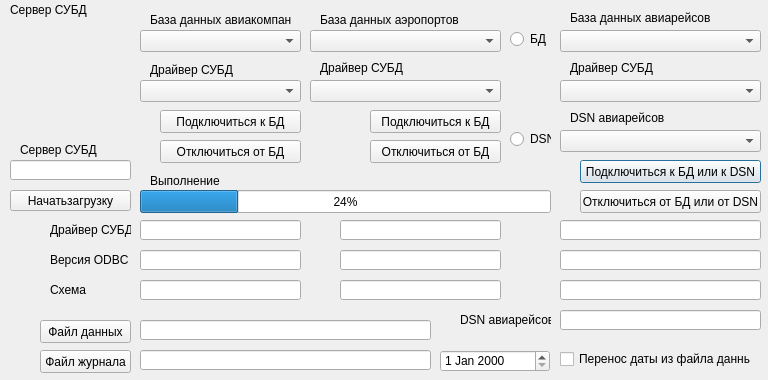
<?xml version="1.0" encoding="UTF-8"?>
<ui version="4.0">
 <class>Dialog</class>
 <widget class="QDialog" name="Dialog">
  <property name="geometry">
   <rect>
    <x>0</x>
    <y>0</y>
    <width>768</width>
    <height>380</height>
   </rect>
  </property>
  <property name="windowTitle">
   <string>Dialog</string>
  </property>
  <widget class="QLabel" name="label_12">
   <property name="geometry">
    <rect>
     <x>50</x>
     <y>220</y>
     <width>81</width>
     <height>20</height>
    </rect>
   </property>
   <property name="text">
    <string>Драйвер СУБД</string>
   </property>
  </widget>
  <widget class="QLineEdit" name="lineEdit_DSN_FN">
   <property name="geometry">
    <rect>
     <x>560</x>
     <y>310</y>
     <width>201</width>
     <height>20</height>
    </rect>
   </property>
  </widget>
  <widget class="QLineEdit" name="lineEdit_ODBCversion_FN">
   <property name="geometry">
    <rect>
     <x>560</x>
     <y>250</y>
     <width>201</width>
     <height>20</height>
    </rect>
   </property>
  </widget>
  <widget class="QLabel" name="label_16">
   <property name="geometry">
    <rect>
     <x>570</x>
     <y>60</y>
     <width>181</width>
     <height>16</height>
    </rect>
   </property>
   <property name="text">
    <string>Драйвер СУБД</string>
   </property>
  </widget>
  <widget class="QLabel" name="label_11">
   <property name="geometry">
    <rect>
     <x>20</x>
     <y>140</y>
     <width>81</width>
     <height>20</height>
    </rect>
   </property>
   <property name="layoutDirection">
    <enum>Qt::LeftToRight</enum>
   </property>
   <property name="text">
    <string>Сервер СУБД</string>
   </property>
  </widget>
  <widget class="QComboBox" name="comboBox_DSN_FN">
   <property name="geometry">
    <rect>
     <x>560</x>
     <y>130</y>
     <width>201</width>
     <height>22</height>
    </rect>
   </property>
  </widget>
  <widget class="QLabel" name="label_9">
   <property name="geometry">
    <rect>
     <x>570</x>
     <y>110</y>
     <width>181</width>
     <height>16</height>
    </rect>
   </property>
   <property name="text">
    <string>DSN авиарейсов</string>
   </property>
  </widget>
  <widget class="QPushButton" name="pushButton_Connect_FN">
   <property name="geometry">
    <rect>
     <x>580</x>
     <y>160</y>
     <width>181</width>
     <height>23</height>
    </rect>
   </property>
   <property name="text">
    <string>Подключиться к БД или к DSN</string>
   </property>
  </widget>
  <widget class="QLineEdit" name="lineEdit_Driver_FN">
   <property name="geometry">
    <rect>
     <x>560</x>
     <y>220</y>
     <width>201</width>
     <height>20</height>
    </rect>
   </property>
  </widget>
  <widget class="QLineEdit" name="lineEdit_Schema_FN">
   <property name="geometry">
    <rect>
     <x>560</x>
     <y>280</y>
     <width>201</width>
     <height>20</height>
    </rect>
   </property>
  </widget>
  <widget class="QLabel" name="label_14">
   <property name="geometry">
    <rect>
     <x>50</x>
     <y>250</y>
     <width>81</width>
     <height>20</height>
    </rect>
   </property>
   <property name="text">
    <string>Версия ODBC</string>
   </property>
  </widget>
  <widget class="QComboBox" name="comboBox_DB_FN">
   <property name="geometry">
    <rect>
     <x>560</x>
     <y>30</y>
     <width>201</width>
     <height>22</height>
    </rect>
   </property>
  </widget>
  <widget class="QComboBox" name="comboBox_Driver_FN">
   <property name="geometry">
    <rect>
     <x>560</x>
     <y>80</y>
     <width>201</width>
     <height>22</height>
    </rect>
   </property>
  </widget>
  <widget class="QLabel" name="label_8">
   <property name="geometry">
    <rect>
     <x>570</x>
     <y>10</y>
     <width>181</width>
     <height>16</height>
    </rect>
   </property>
   <property name="text">
    <string>База данных авиарейсов</string>
   </property>
  </widget>
  <widget class="QLabel" name="label_15">
   <property name="geometry">
    <rect>
     <x>50</x>
     <y>280</y>
     <width>81</width>
     <height>20</height>
    </rect>
   </property>
   <property name="text">
    <string>Схема</string>
   </property>
  </widget>
  <widget class="QPushButton" name="pushButton_Disconnect_FN">
   <property name="geometry">
    <rect>
     <x>580</x>
     <y>190</y>
     <width>181</width>
     <height>23</height>
    </rect>
   </property>
   <property name="text">
    <string>Отключиться от БД или от DSN</string>
   </property>
  </widget>
  <widget class="QPushButton" name="pushButton_GetStarted">
   <property name="geometry">
    <rect>
     <x>10</x>
     <y>190</y>
     <width>121</width>
     <height>21</height>
    </rect>
   </property>
   <property name="text">
    <string>Начатьзагрузку</string>
   </property>
  </widget>
  <widget class="QPushButton" name="pushButton_ChooseTXTFile">
   <property name="geometry">
    <rect>
     <x>40</x>
     <y>350</y>
     <width>91</width>
     <height>23</height>
    </rect>
   </property>
   <property name="text">
    <string>Файл журнала</string>
   </property>
  </widget>
  <widget class="QLineEdit" name="lineEdit_TXTFile">
   <property name="geometry">
    <rect>
     <x>140</x>
     <y>350</y>
     <width>291</width>
     <height>20</height>
    </rect>
   </property>
   <property name="readOnly">
    <bool>false</bool>
   </property>
  </widget>
  <widget class="QLineEdit" name="lineEdit_CSVFile">
   <property name="geometry">
    <rect>
     <x>140</x>
     <y>320</y>
     <width>291</width>
     <height>20</height>
    </rect>
   </property>
   <property name="readOnly">
    <bool>false</bool>
   </property>
  </widget>
  <widget class="QPushButton" name="pushButton_ChooseCSVFile">
   <property name="geometry">
    <rect>
     <x>40</x>
     <y>320</y>
     <width>91</width>
     <height>23</height>
    </rect>
   </property>
   <property name="text">
    <string>Файл данных</string>
   </property>
  </widget>
  <widget class="QComboBox" name="comboBox_Driver_RT">
   <property name="geometry">
    <rect>
     <x>310</x>
     <y>80</y>
     <width>191</width>
     <height>22</height>
    </rect>
   </property>
  </widget>
  <widget class="QLabel" name="label_18">
   <property name="geometry">
    <rect>
     <x>320</x>
     <y>10</y>
     <width>171</width>
     <height>20</height>
    </rect>
   </property>
   <property name="text">
    <string>База данных аэропортов</string>
   </property>
  </widget>
  <widget class="QComboBox" name="comboBox_DB_RT">
   <property name="geometry">
    <rect>
     <x>310</x>
     <y>30</y>
     <width>191</width>
     <height>22</height>
    </rect>
   </property>
  </widget>
  <widget class="QLabel" name="label_19">
   <property name="geometry">
    <rect>
     <x>320</x>
     <y>60</y>
     <width>111</width>
     <height>16</height>
    </rect>
   </property>
   <property name="text">
    <string>Драйвер СУБД</string>
   </property>
  </widget>
  <widget class="QLineEdit" name="lineEdit_ODBCversion_RT">
   <property name="geometry">
    <rect>
     <x>340</x>
     <y>250</y>
     <width>161</width>
     <height>20</height>
    </rect>
   </property>
  </widget>
  <widget class="QLineEdit" name="lineEdit_Driver_RT">
   <property name="geometry">
    <rect>
     <x>340</x>
     <y>220</y>
     <width>161</width>
     <height>20</height>
    </rect>
   </property>
  </widget>
  <widget class="QLineEdit" name="lineEdit_Schema_RT">
   <property name="geometry">
    <rect>
     <x>340</x>
     <y>280</y>
     <width>161</width>
     <height>20</height>
    </rect>
   </property>
  </widget>
  <widget class="QPushButton" name="pushButton_Disconnect_RT">
   <property name="geometry">
    <rect>
     <x>370</x>
     <y>140</y>
     <width>131</width>
     <height>23</height>
    </rect>
   </property>
   <property name="text">
    <string>Отключиться от БД</string>
   </property>
  </widget>
  <widget class="QPushButton" name="pushButton_Connect_RT">
   <property name="geometry">
    <rect>
     <x>370</x>
     <y>110</y>
     <width>131</width>
     <height>23</height>
    </rect>
   </property>
   <property name="text">
    <string>Подключиться к БД</string>
   </property>
  </widget>
  <widget class="QLabel" name="label_25">
   <property name="geometry">
    <rect>
     <x>0</x>
     <y>20</y>
     <width>131</width>
     <height>121</height>
    </rect>
   </property>
   <property name="text">
    <string/>
   </property>
   <property name="pixmap">
    <pixmap>Значки (Иконки)/2059278.png</pixmap>
   </property>
  </widget>
  <widget class="QLineEdit" name="lineEdit_Schema_AL">
   <property name="geometry">
    <rect>
     <x>140</x>
     <y>280</y>
     <width>161</width>
     <height>20</height>
    </rect>
   </property>
  </widget>
  <widget class="QLineEdit" name="lineEdit_Driver_AL">
   <property name="geometry">
    <rect>
     <x>140</x>
     <y>220</y>
     <width>161</width>
     <height>20</height>
    </rect>
   </property>
  </widget>
  <widget class="QLineEdit" name="lineEdit_ODBCversion_AL">
   <property name="geometry">
    <rect>
     <x>140</x>
     <y>250</y>
     <width>161</width>
     <height>20</height>
    </rect>
   </property>
  </widget>
  <widget class="QComboBox" name="comboBox_DB_AL">
   <property name="geometry">
    <rect>
     <x>140</x>
     <y>30</y>
     <width>161</width>
     <height>22</height>
    </rect>
   </property>
  </widget>
  <widget class="QLabel" name="label_20">
   <property name="geometry">
    <rect>
     <x>150</x>
     <y>60</y>
     <width>141</width>
     <height>20</height>
    </rect>
   </property>
   <property name="text">
    <string>Драйвер СУБД</string>
   </property>
  </widget>
  <widget class="QPushButton" name="pushButton_Disconnect_AL">
   <property name="geometry">
    <rect>
     <x>160</x>
     <y>140</y>
     <width>141</width>
     <height>23</height>
    </rect>
   </property>
   <property name="text">
    <string>Отключиться от БД</string>
   </property>
  </widget>
  <widget class="QComboBox" name="comboBox_Driver_AL">
   <property name="geometry">
    <rect>
     <x>140</x>
     <y>80</y>
     <width>161</width>
     <height>22</height>
    </rect>
   </property>
  </widget>
  <widget class="QPushButton" name="pushButton_Connect_AL">
   <property name="geometry">
    <rect>
     <x>160</x>
     <y>110</y>
     <width>141</width>
     <height>23</height>
    </rect>
   </property>
   <property name="text">
    <string>Подключиться к БД</string>
   </property>
  </widget>
  <widget class="QLineEdit" name="lineEdit_Server">
   <property name="geometry">
    <rect>
     <x>10</x>
     <y>160</y>
     <width>121</width>
     <height>20</height>
    </rect>
   </property>
  </widget>
  <widget class="QLabel" name="label_21">
   <property name="geometry">
    <rect>
     <x>150</x>
     <y>10</y>
     <width>141</width>
     <height>20</height>
    </rect>
   </property>
   <property name="text">
    <string>База данных авиакомпаний</string>
   </property>
  </widget>
  <widget class="QLabel" name="label_28">
   <property name="geometry">
    <rect>
     <x>510</x>
     <y>70</y>
     <width>41</width>
     <height>41</height>
    </rect>
   </property>
   <property name="text">
    <string/>
   </property>
   <property name="pixmap">
    <pixmap>Значки (Иконки)/a_22.ico</pixmap>
   </property>
  </widget>
  <widget class="QLabel" name="label_29">
   <property name="geometry">
    <rect>
     <x>510</x>
     <y>220</y>
     <width>41</width>
     <height>41</height>
    </rect>
   </property>
   <property name="text">
    <string/>
   </property>
   <property name="pixmap">
    <pixmap>Значки (Иконки)/a_23.ico</pixmap>
   </property>
  </widget>
  <widget class="QRadioButton" name="radioButton_DB">
   <property name="geometry">
    <rect>
     <x>510</x>
     <y>30</y>
     <width>41</width>
     <height>18</height>
    </rect>
   </property>
   <property name="text">
    <string>БД</string>
   </property>
  </widget>
  <widget class="QRadioButton" name="radioButton_DSN">
   <property name="geometry">
    <rect>
     <x>510</x>
     <y>130</y>
     <width>41</width>
     <height>18</height>
    </rect>
   </property>
   <property name="text">
    <string>DSN</string>
   </property>
  </widget>
  <widget class="QDateEdit" name="dateEdit_BeginDate">
   <property name="geometry">
    <rect>
     <x>440</x>
     <y>350</y>
     <width>110</width>
     <height>22</height>
    </rect>
   </property>
  </widget>
  <widget class="QLabel" name="label_30">
   <property name="geometry">
    <rect>
     <x>320</x>
     <y>110</y>
     <width>41</width>
     <height>41</height>
    </rect>
   </property>
   <property name="text">
    <string/>
   </property>
   <property name="pixmap">
    <pixmap>Значки (Иконки)/a_21.ico</pixmap>
   </property>
  </widget>
  <widget class="QCheckBox" name="checkBox_SetInputDate">
   <property name="geometry">
    <rect>
     <x>560</x>
     <y>350</y>
     <width>191</width>
     <height>18</height>
    </rect>
   </property>
   <property name="text">
    <string>Перенос даты из файла данных</string>
   </property>
  </widget>
  <widget class="QLabel" name="label_23">
   <property name="geometry">
    <rect>
     <x>150</x>
     <y>170</y>
     <width>81</width>
     <height>21</height>
    </rect>
   </property>
   <property name="text">
    <string>Выполнение</string>
   </property>
  </widget>
  <widget class="QProgressBar" name="progressBar_completion">
   <property name="geometry">
    <rect>
     <x>140</x>
     <y>190</y>
     <width>411</width>
     <height>23</height>
    </rect>
   </property>
   <property name="value">
    <number>24</number>
   </property>
  </widget>
  <widget class="QLabel" name="label_10">
   <property name="geometry">
    <rect>
     <x>460</x>
     <y>310</y>
     <width>91</width>
     <height>20</height>
    </rect>
   </property>
   <property name="text">
    <string>DSN авиарейсов</string>
   </property>
  </widget>
  <widget class="QLabel" name="label_Version">
   <property name="geometry">
    <rect>
     <x>10</x>
     <y>0</y>
     <width>131</width>
     <height>20</height>
    </rect>
   </property>
   <property name="layoutDirection">
    <enum>Qt::LeftToRight</enum>
   </property>
   <property name="text">
    <string>Сервер СУБД</string>
   </property>
  </widget>
 </widget>
 <resources/>
 <connections/>
</ui>
